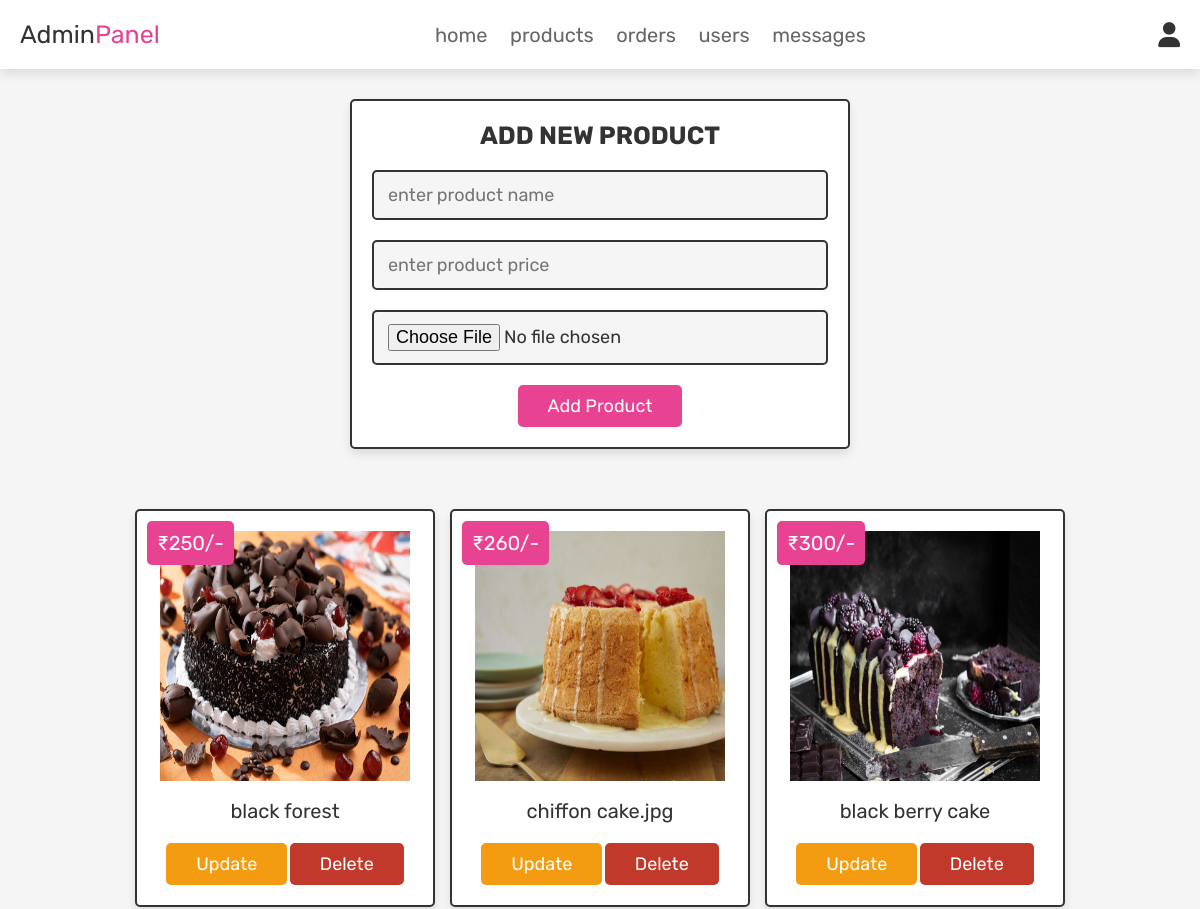
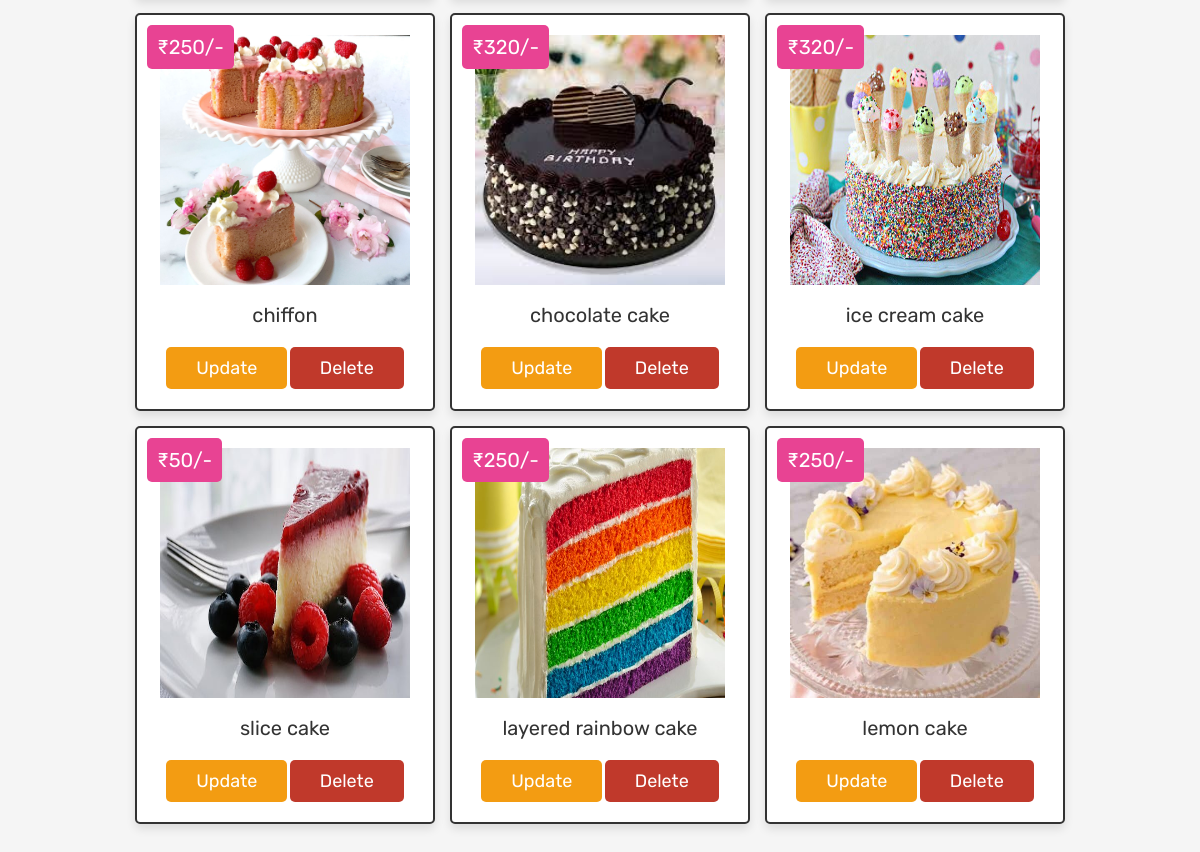
The page /admin_products.php (signed in) on the database its author committed (2 pictures, top to bottom).
### tables this page shows
CREATE TABLE `products` (
  `id` int(100) NOT NULL,
  `name` varchar(100) NOT NULL,
  `details` varchar(500) NOT NULL,
  `price` int(100) NOT NULL,
  `image` varchar(100) NOT NULL
);

### admin_products.php (the view, shortened to what this page needs)
<?php
@include 'config.php';
?>
<!DOCTYPE html>
<html lang="en">
<head>
   <link rel="stylesheet" href="https://cdnjs.cloudflare.com/ajax/libs/font-awesome/6.0.0/css/all.min.css">
   <link rel="stylesheet" href="css/admin_style.css">
</head>
<body>
<?php @include 'admin_header.php'; ?>
<section class="add-products">
   <form action="" method="POST" enctype="multipart/form-data">
      <h3>add new product</h3>
      <input type="text" class="box" required placeholder="enter product name" name="name">
      <input type="number" min="0" class="box" required placeholder="enter product price" name="price">
      <input type="file" accept="image/jpg, image/jpeg, image/png" required class="box" name="image">
      <input type="submit" value="add product" name="add_product" class="btn">
   </form>
</section>
<section class="show-products">
   <div class="box-container">
      <?php
         $select_products = mysqli_query($conn, "SELECT * FROM `products`") or die('query failed');
         if(mysqli_num_rows($select_products) > 0){
            while($fetch_products = mysqli_fetch_assoc($select_products)){
      ?>
      <div class="box">
         <div class="price">₹<?php echo $fetch_products['price']; ?>/-</div>
         <img class="image" src="uploaded_img/<?php echo $fetch_products['image']; ?>" alt="">
         <div class="name"><?php echo $fetch_products['name']; ?></div>
         <a href="admin_update_product.php?update=<?php echo $fetch_products['id']; ?>" class="option-btn">update</a>
         <a href="admin_products.php?delete=<?php echo $fetch_products['id']; ?>" class="delete-btn" onclick="return confirm('delete this product?');">delete</a>
      </div>
      <?php
         }
      }else{
         echo '<p class="empty">no products added yet!</p>';
      }
      ?>
   </div>
</section>
</body>
</html>

### admin_header.php (shortened to what this page needs)
<header class="header">
   <div class="flex">
      <a href="admin_page.php" class="logo">Admin<span>Panel</span></a>
      <nav class="navbar">
         <a href="admin_page.php">home</a>
         <a href="admin_products.php">products</a>
         <a href="admin_orders.php">orders</a>
         <a href="admin_users.php">users</a>
         <a href="admin_contacts.php">messages</a>
      </nav>
      <div class="icons">
         <div id="user-btn" class="fas fa-user"></div>
      </div>
   </div>
</header>

### css/admin_style.css (style rules this page uses)
:root { --pink:#e84393; --red:#c0392b; --orange:#f39c12; --black:#333; --white:#fff; --light-color:#666; --light-white:#ccc; --light-bg:#f5f5f5; --border:.2rem solid var(--black); --box-shadow:0 .5rem 1rem rgba(0,0,0,.1); }
* { font-family: 'Rubik', sans-serif; margin:0; padding:0; box-sizing: border-box; outline: none; border:none; text-decoration: none; transition:all .2s linear; }
html { font-size: 62.5%; overflow-x: hidden; scroll-behavior: smooth; scroll-padding-top: 6.5rem; }
body { background: var(--light-bg); }
section { padding:3rem 2rem; }
.btn, .delete-btn, .option-btn { display: inline-block; border-radius: .5rem; margin-top: 1rem; font-size: 1.8rem; color:var(--white); cursor: pointer; padding:1rem 3rem; text-transform: capitalize; }
.btn { background-color: var(--pink); }
.delete-btn { background-color: var(--red); }
.option-btn { background-color: var(--orange); }
.header { position: sticky; top:0; left:0; right:0; z-index: 1000; background-color: var(--white); box-shadow: var(--box-shadow); }
.header .flex { display: flex; align-items: center; justify-content: space-between; padding:2rem; max-width: 1200px; margin:0 auto; position: relative; }
.header .flex .icons div { font-size: 2.5rem; margin-left: 1.7rem; cursor: pointer; color:var(--black); }
.header .flex .navbar a { margin:0 1rem; font-size: 2rem; color:var(--light-color); }
.header .flex .logo { font-size: 2.5rem; color:var(--black); }
.header .flex .logo span { color:var(--pink); }
.add-products form { max-width: 50rem; border-radius: .5rem; background-color: var(--white); border:var(--border); padding:2rem; text-align: center; margin:0 auto; box-shadow: var(--box-shadow); }
.add-products form h3 { font-size: 2.5rem; text-transform: uppercase; color:var(--black); margin-bottom: 1rem; }
.add-products form .box { width: 100%; margin:1rem 0; font-size: 1.8rem; color:var(--black); border-radius: .5rem; background-color: var(--light-bg); padding:1.2rem 1.4rem; border:var(--border); }
.show-products .box-container { display: grid; grid-template-columns: repeat(auto-fit, 30rem); gap:1.5rem; align-items: flex-start; max-width: 1200px; margin: 0 auto; justify-content: center; }
.show-products .box-container .box { text-align: center; padding:2rem; border:var(--border); background-color: var(--white); box-shadow: var(--box-shadow); border-radius: .5rem; position: relative; }
.show-products .box-container .box .image { height: 25rem; width: 25rem; margin-bottom: .5rem; }
.show-products .box-container .box .price { background-color: var(--pink); position: absolute; top:1rem; left:1rem; border-radius: .5rem; color:var(--white); padding:1rem; font-size: 2rem; }
.show-products .box-container .box .name { margin:1rem 0; font-size: 2rem; color:var(--black); }

### rows shown on the page
products: price "250", image (picture), name "black forest"
products: price "260", image (picture), name "chiffon cake.jpg"
products: price "300", image (picture), name "black berry cake"
products: price "250", image (picture), name "chiffon"
products: price "320", image (picture), name "chocolate cake"
products: price "320", image (picture), name "ice cream cake"
products: price "50", image (picture), name "slice cake"
products: price "250", image (picture), name "layered rainbow cake"
products: price "250", image (picture), name "lemon cake"
